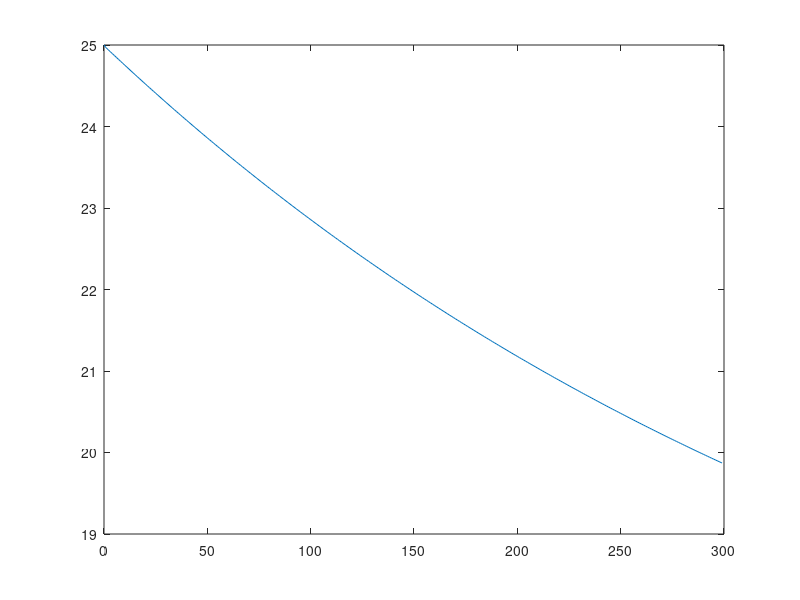
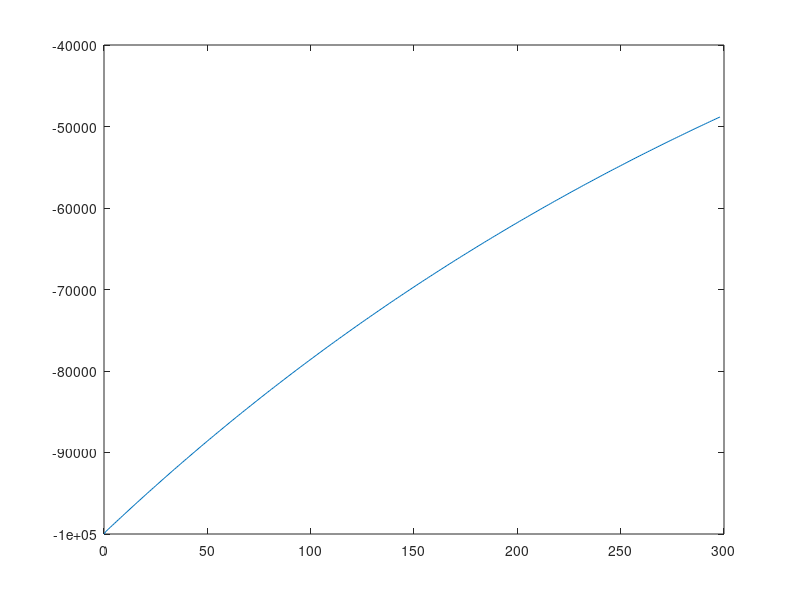

Recreate these plots in MATLAB, in order.
%code framework

%Greenhouse dimensions
GH_Length = 30 ;
GH_Width = 30 ;
GH_Height = 5 ; 

GH_Area1 = GH_Height*GH_Length ;
GH_Area2 = GH_Height*GH_Width ;
GH_Area3 = GH_Width*GH_Length ;
GH_Area = GH_Area1 + GH_Area2 + GH_Area3 ; % Total GH area
GH_Volume = GH_Length*GH_Width*GH_Height ;

%Weather input
wind_velocity = 5 ; % wind speed (m/s), open for variability
T_out = 15 ; % Outside temperature (C)

%Heat transfer parameters
h = 10000 ; % Convection coefficient (W/K)
cp = 718 ; % Specific heat air (J/[kg K]) 
rho = 1.29 ; % Air density (Kg/m^3)

% Simulation parameters
dt = 60 ; % Time interval of one minute
simulation_time = 5*60 ;% Simulation time in minutes
t = 1:dt:simulation_time*dt ;   % 1 hour of simulation time

% User input
Q_heat = 0 ; % Heating (W)
GH_T_air(1) = 25 ; % Air temperature inside greenhouse (C)
GH_humidity(1) = 0.80 ; % Relative humidity inside greenhouse (set to 80%)


% System characteristics
C  = cp * rho * GH_Volume ; % Specific heat greenhouse air (stirred tank)


% Dummy Dynamics // Random functions to test
function Q_conv = convection(T_in, T_out, h)
Q_conv = h*(T_out - T_in) ;
end

function [Q_plant, humidity] = plant(T_in, humid)
Q_plant = -50000 * humid ;
humidity = max(humid + Q_plant * 0.05, 0) ;
end

% System Dynamics // Euler integration of heat to air
for i = 1: length(t)-1
    Q_conv(i) = convection(GH_T_air(i), T_out, h) ;
    [Q_plant, GH_humidity(i+1)] = plant(GH_T_air(i), GH_humidity(i)) ;
    Q_total = Q_heat + Q_conv(i) + Q_plant ;
    GH_T_air(i+1) = GH_T_air(i) + Q_total/C ;
end

figure;
plot(t/dt, GH_T_air)
figure;
plot( (t(1 : end-1))/dt, Q_conv)